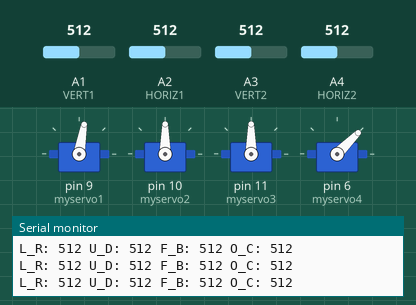
Simulated run of this sketch. Board: Arduino Uno, built with avr-gcc and run on an emulated ATmega328P. On the bench: 4 × servo, the last lines printed to the serial monitor. Inputs (shaded band) come from the test bench; at power-on: A1 (VERT1) = 512, A2 (HORIZ1) = 512, A3 (VERT2) = 512, A4 (HORIZ2) = 512.

Above: at 4.2 s.
4.3 s: A1 (VERT1) set to 107
At 5.3 s:
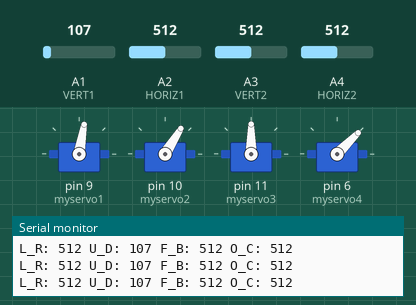
5.8 s: A1 (VERT1) set to 90
At 6.4 s:
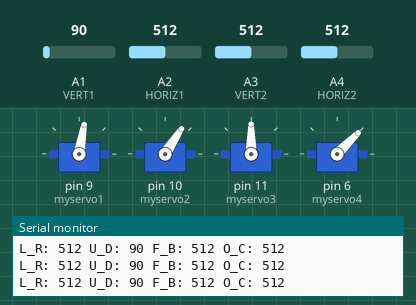
8.8 s: A2 (HORIZ1) set to 106
At 9.7 s:
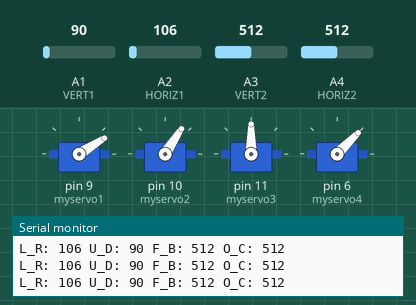
10.3 s: A2 (HORIZ1) set to 92
At 10.8 s:
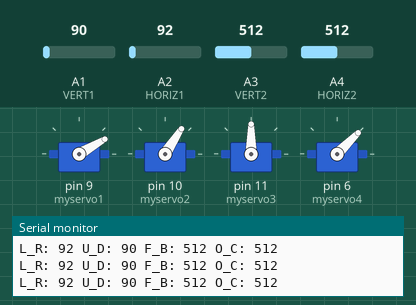
13.3 s: A3 (VERT2) set to 716
At 13.8 s:
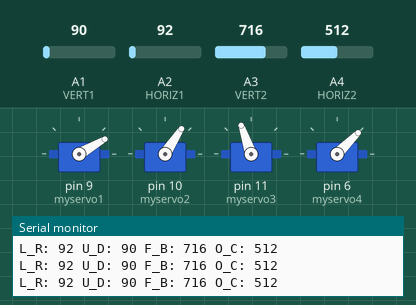
14.8 s: A4 (HORIZ2) set to 108
At 15.9 s:
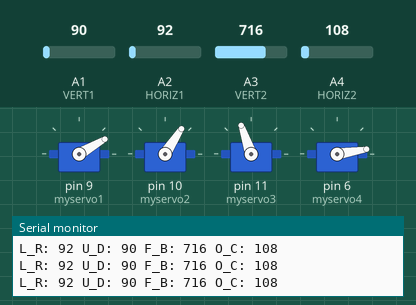
16.3 s: A4 (HORIZ2) set to 93
Timing chart, 0 to 19.3 s (numbered marks = the images above; inputs shaded):
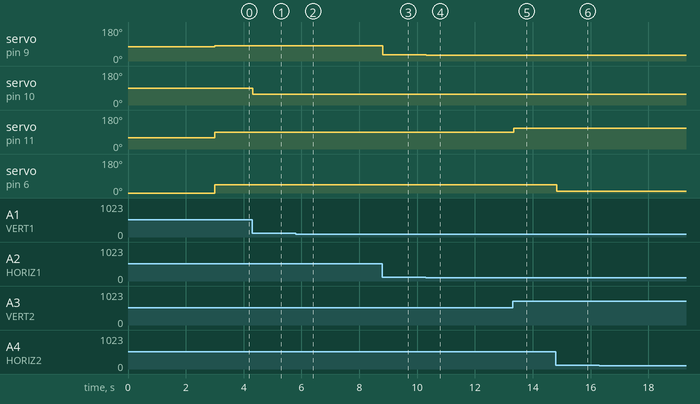

The sketch:

meArm.ino
```cpp
#include <Servo.h>
// AndrewPythonArduino：
// http://andrewpythonarduino.blogspot.tw/
Servo  myservo1; //底部伺服馬達
Servo  myservo2; //左側伺服馬達(四邊形側板為左側)
Servo  myservo3; //右側伺服馬達(五邊形側板為右側)
Servo  myservo4; //爪子的伺服馬達

const int VERT1 = A1;   // 搖桿1垂直(左邊)
const int HORIZ1 = A2;  // 搖桿1水平
const int VERT2 = A3;   // 搖桿2垂直(右邊)
const int HORIZ2 = A4;  // 搖桿2水平

int offset = 15;
int servoVal1 = 90-offset;
int servoVal2 = 90;
int servoVal3 = 60;     // 退到後面
int servoVal4 = 0;      // 爪子全開

void setup()
{
  myservo1.attach(9);         // 連結pin9到底部伺服馬達
  myservo1.write(servoVal1);  // 一開始先置中90度
  myservo2.attach(10);        // 連結pin10到左側伺服馬達
  myservo2.write(servoVal2);  // 一開始先置中90度
  myservo3.attach(11);        // 連結pin11到右側伺服馬達
  myservo3.write(servoVal3);  // 一開始退到後面，30度
  myservo4.attach(6);         // 連結pin6到爪子的伺服馬達
  myservo4.write(servoVal4);  // 一開始鉗爪全開，0度
  delay(3000);

  Serial.begin(9600);
}

void loop()
{
  int L_R, U_D, F_B, O_C;
  // 從搖桿讀取數值
  U_D = analogRead(VERT1);        // will be 0-1023 控制上下
  L_R = analogRead(HORIZ1);       // will be 0-1023 左右轉
  F_B = analogRead(VERT2);        // will be 0-1023 控制前後
  O_C = analogRead(HORIZ2);       // will be 0-1023 控制開合

  servoVal1 = map(L_R, 0, 1023, 20, 140); //右=0, 左=1023，向右調整 20 度
  myservo1.write(servoVal1);

  servoVal2 = map(U_D, 0, 1023, 50, 130); //下=0, 上=1023
  myservo2.write(servoVal2);

  servoVal3 = map(F_B, 0, 1023, 40, 140); //下=0, 上=1023
  myservo3.write(servoVal3);

  servoVal4 = map(O_C, 0, 1023, 0, 90);   //右=0, 左=1023
  myservo4.write(servoVal4);

  Serial.print("L_R: ");
  Serial.print(L_R);
  Serial.print(" U_D: ");
  Serial.print(U_D);
  Serial.print(" F_B: ");
  Serial.print(F_B);
  Serial.print(" O_C: ");
  Serial.println(O_C);
}
```

Measured:
- after the input at 4.3 s, servo on pin 10 (myservo2): 90° → 58° at once
- after the input at 5.8 s, servo on pin 10 (myservo2): 58° → 57° at once
- after the input at 8.8 s, servo on pin 9 (myservo1): 80° → 32° at once
- after the input at 10.3 s, servo on pin 9 (myservo1): 32° → 30° at once
- after the input at 13.3 s, servo on pin 11 (myservo3): 90° → 109° at once
- after the input at 14.8 s, servo on pin 6 (myservo4): 45° → 9° at once
- after the input at 16.3 s, servo on pin 6 (myservo4): 9° → 8° at once
